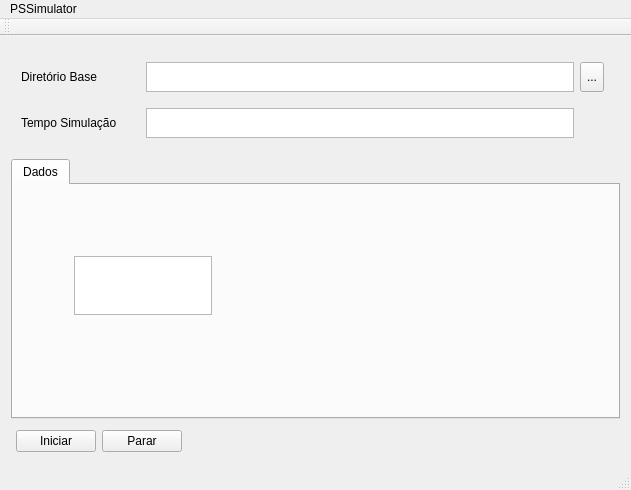
<?xml version="1.0" encoding="UTF-8"?>
<ui version="4.0">
 <class>MainWindow</class>
 <widget class="QMainWindow" name="MainWindow">
  <property name="geometry">
   <rect>
    <x>0</x>
    <y>0</y>
    <width>631</width>
    <height>490</height>
   </rect>
  </property>
  <property name="sizePolicy">
   <sizepolicy hsizetype="Expanding" vsizetype="Expanding">
    <horstretch>0</horstretch>
    <verstretch>0</verstretch>
   </sizepolicy>
  </property>
  <property name="minimumSize">
   <size>
    <width>500</width>
    <height>400</height>
   </size>
  </property>
  <property name="windowTitle">
   <string>MainWindow</string>
  </property>
  <widget class="QWidget" name="centralWidget">
   <property name="sizePolicy">
    <sizepolicy hsizetype="Preferred" vsizetype="Preferred">
     <horstretch>0</horstretch>
     <verstretch>0</verstretch>
    </sizepolicy>
   </property>
   <property name="minimumSize">
    <size>
     <width>500</width>
     <height>0</height>
    </size>
   </property>
   <layout class="QHBoxLayout" name="horizontalLayout_4">
    <item>
     <layout class="QVBoxLayout" name="verticalLayout">
      <property name="sizeConstraint">
       <enum>QLayout::SetMinAndMaxSize</enum>
      </property>
      <item>
       <layout class="QVBoxLayout" name="verticalLayout_2">
        <property name="sizeConstraint">
         <enum>QLayout::SetDefaultConstraint</enum>
        </property>
        <property name="leftMargin">
         <number>5</number>
        </property>
        <property name="topMargin">
         <number>5</number>
        </property>
        <property name="rightMargin">
         <number>5</number>
        </property>
        <property name="bottomMargin">
         <number>5</number>
        </property>
        <item>
         <layout class="QGridLayout" name="gridLayout" rowminimumheight="40,40" columnminimumwidth="119,430,30">
          <property name="sizeConstraint">
           <enum>QLayout::SetDefaultConstraint</enum>
          </property>
          <property name="leftMargin">
           <number>5</number>
          </property>
          <property name="topMargin">
           <number>5</number>
          </property>
          <property name="rightMargin">
           <number>5</number>
          </property>
          <property name="bottomMargin">
           <number>5</number>
          </property>
          <item row="1" column="0">
           <widget class="QLabel" name="timerLabel">
            <property name="minimumSize">
             <size>
              <width>0</width>
              <height>0</height>
             </size>
            </property>
            <property name="maximumSize">
             <size>
              <width>120</width>
              <height>30</height>
             </size>
            </property>
            <property name="text">
             <string>Tempo Simulação</string>
            </property>
           </widget>
          </item>
          <item row="0" column="2">
           <widget class="QToolButton" name="dirToolButton">
            <property name="maximumSize">
             <size>
              <width>16777215</width>
              <height>30</height>
             </size>
            </property>
            <property name="text">
             <string>...</string>
            </property>
           </widget>
          </item>
          <item row="1" column="1">
           <widget class="QTextEdit" name="timerLEdit">
            <property name="sizePolicy">
             <sizepolicy hsizetype="Expanding" vsizetype="Preferred">
              <horstretch>0</horstretch>
              <verstretch>0</verstretch>
             </sizepolicy>
            </property>
            <property name="minimumSize">
             <size>
              <width>400</width>
              <height>0</height>
             </size>
            </property>
            <property name="maximumSize">
             <size>
              <width>1600</width>
              <height>30</height>
             </size>
            </property>
            <property name="toolTip">
             <string>ms</string>
            </property>
            <property name="whatsThis">
             <string>Definir periodo de execução</string>
            </property>
            <property name="html">
             <string>&lt;!DOCTYPE HTML PUBLIC &quot;-//W3C//DTD HTML 4.0//EN&quot; &quot;http://www.w3.org/TR/REC-html40/strict.dtd&quot;&gt;
&lt;html&gt;&lt;head&gt;&lt;meta name=&quot;qrichtext&quot; content=&quot;1&quot; /&gt;&lt;style type=&quot;text/css&quot;&gt;
p, li { white-space: pre-wrap; }
&lt;/style&gt;&lt;/head&gt;&lt;body style=&quot; font-family:'.Lucida Grande UI'; font-size:13pt; font-weight:400; font-style:normal;&quot;&gt;
&lt;p style=&quot;-qt-paragraph-type:empty; margin-top:0px; margin-bottom:0px; margin-left:0px; margin-right:0px; -qt-block-indent:0; text-indent:0px;&quot;&gt;&lt;br /&gt;&lt;/p&gt;&lt;/body&gt;&lt;/html&gt;</string>
            </property>
           </widget>
          </item>
          <item row="0" column="0">
           <widget class="QLabel" name="dirLabel">
            <property name="maximumSize">
             <size>
              <width>110</width>
              <height>30</height>
             </size>
            </property>
            <property name="text">
             <string>Diretório Base</string>
            </property>
           </widget>
          </item>
          <item row="0" column="1">
           <widget class="QTextEdit" name="dirTextEdit">
            <property name="sizePolicy">
             <sizepolicy hsizetype="Expanding" vsizetype="Preferred">
              <horstretch>0</horstretch>
              <verstretch>0</verstretch>
             </sizepolicy>
            </property>
            <property name="minimumSize">
             <size>
              <width>400</width>
              <height>0</height>
             </size>
            </property>
            <property name="maximumSize">
             <size>
              <width>1600</width>
              <height>30</height>
             </size>
            </property>
            <property name="whatsThis">
             <string>Local para criação e leitura de arquivos de dados</string>
            </property>
           </widget>
          </item>
         </layout>
        </item>
       </layout>
      </item>
      <item>
       <widget class="QTabWidget" name="tabWidget">
        <property name="currentIndex">
         <number>0</number>
        </property>
        <widget class="QWidget" name="dataTab">
         <attribute name="title">
          <string>Dados</string>
         </attribute>
         <widget class="QWidget" name="gridLayoutWidget">
          <property name="geometry">
           <rect>
            <x>50</x>
            <y>60</y>
            <width>160</width>
            <height>81</height>
           </rect>
          </property>
          <layout class="QGridLayout" name="gridLayout_2">
           <item row="0" column="0">
            <widget class="QTableView" name="dataTableView"/>
           </item>
          </layout>
         </widget>
        </widget>
       </widget>
      </item>
      <item>
       <layout class="QHBoxLayout" name="horizontalLayout" stretch="0,0,0">
        <property name="leftMargin">
         <number>5</number>
        </property>
        <property name="topMargin">
         <number>5</number>
        </property>
        <property name="rightMargin">
         <number>5</number>
        </property>
        <property name="bottomMargin">
         <number>5</number>
        </property>
        <item>
         <widget class="QPushButton" name="btnStartSimul">
          <property name="text">
           <string>Iniciar</string>
          </property>
         </widget>
        </item>
        <item>
         <widget class="QPushButton" name="btnStopSimul">
          <property name="sizePolicy">
           <sizepolicy hsizetype="Minimum" vsizetype="Fixed">
            <horstretch>0</horstretch>
            <verstretch>0</verstretch>
           </sizepolicy>
          </property>
          <property name="text">
           <string>Parar</string>
          </property>
         </widget>
        </item>
        <item>
         <spacer name="horizontalSpacer">
          <property name="orientation">
           <enum>Qt::Horizontal</enum>
          </property>
          <property name="sizeHint" stdset="0">
           <size>
            <width>40</width>
            <height>20</height>
           </size>
          </property>
         </spacer>
        </item>
       </layout>
      </item>
     </layout>
    </item>
   </layout>
  </widget>
  <widget class="QMenuBar" name="menuBar">
   <property name="geometry">
    <rect>
     <x>0</x>
     <y>0</y>
     <width>631</width>
     <height>22</height>
    </rect>
   </property>
   <widget class="QMenu" name="menuPSSimulator">
    <property name="title">
     <string>PSSimulator</string>
    </property>
   </widget>
   <addaction name="menuPSSimulator"/>
  </widget>
  <widget class="QToolBar" name="mainToolBar">
   <attribute name="toolBarArea">
    <enum>TopToolBarArea</enum>
   </attribute>
   <attribute name="toolBarBreak">
    <bool>false</bool>
   </attribute>
  </widget>
  <widget class="QStatusBar" name="statusBar"/>
  <action name="actionBaseDir">
   <property name="text">
    <string>BaseDir</string>
   </property>
   <property name="toolTip">
    <string>&lt;html&gt;&lt;head/&gt;&lt;body&gt;&lt;p&gt;Selecionar diretório arquivos&lt;/p&gt;&lt;/body&gt;&lt;/html&gt;</string>
   </property>
  </action>
 </widget>
 <layoutdefault spacing="6" margin="11"/>
 <tabstops>
  <tabstop>dirTextEdit</tabstop>
  <tabstop>dirToolButton</tabstop>
  <tabstop>timerLEdit</tabstop>
 </tabstops>
 <resources/>
 <connections/>
</ui>
